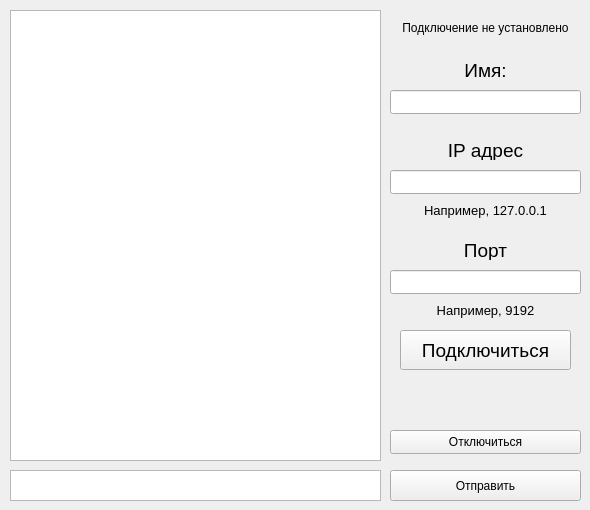
<?xml version="1.0" encoding="UTF-8"?>
<ui version="4.0">
 <class>ChatWindow</class>
 <widget class="QWidget" name="ChatWindow">
  <property name="geometry">
   <rect>
    <x>0</x>
    <y>0</y>
    <width>590</width>
    <height>510</height>
   </rect>
  </property>
  <property name="minimumSize">
   <size>
    <width>590</width>
    <height>510</height>
   </size>
  </property>
  <property name="maximumSize">
   <size>
    <width>590</width>
    <height>510</height>
   </size>
  </property>
  <property name="windowTitle">
   <string>Form</string>
  </property>
  <widget class="QPushButton" name="disconectButton">
   <property name="geometry">
    <rect>
     <x>390</x>
     <y>430</y>
     <width>191</width>
     <height>24</height>
    </rect>
   </property>
   <property name="text">
    <string>Отключиться</string>
   </property>
  </widget>
  <widget class="QTextBrowser" name="chatBrowser">
   <property name="geometry">
    <rect>
     <x>10</x>
     <y>10</y>
     <width>371</width>
     <height>451</height>
    </rect>
   </property>
  </widget>
  <widget class="QTextEdit" name="messageText">
   <property name="geometry">
    <rect>
     <x>10</x>
     <y>470</y>
     <width>371</width>
     <height>31</height>
    </rect>
   </property>
  </widget>
  <widget class="QPushButton" name="sendButton">
   <property name="geometry">
    <rect>
     <x>390</x>
     <y>470</y>
     <width>191</width>
     <height>31</height>
    </rect>
   </property>
   <property name="text">
    <string>Отправить</string>
   </property>
  </widget>
  <widget class="QLabel" name="connectionLabel">
   <property name="geometry">
    <rect>
     <x>390</x>
     <y>20</y>
     <width>191</width>
     <height>16</height>
    </rect>
   </property>
   <property name="text">
    <string>Подключение не установлено</string>
   </property>
   <property name="alignment">
    <set>Qt::AlignCenter</set>
   </property>
  </widget>
  <widget class="QPushButton" name="connectButton">
   <property name="geometry">
    <rect>
     <x>400</x>
     <y>330</y>
     <width>171</width>
     <height>40</height>
    </rect>
   </property>
   <property name="font">
    <font>
     <pointsize>14</pointsize>
    </font>
   </property>
   <property name="text">
    <string>Подключиться</string>
   </property>
  </widget>
  <widget class="QLineEdit" name="nameEdit">
   <property name="geometry">
    <rect>
     <x>390</x>
     <y>90</y>
     <width>191</width>
     <height>24</height>
    </rect>
   </property>
   <property name="alignment">
    <set>Qt::AlignCenter</set>
   </property>
  </widget>
  <widget class="QLineEdit" name="ipEdit">
   <property name="geometry">
    <rect>
     <x>390</x>
     <y>170</y>
     <width>191</width>
     <height>24</height>
    </rect>
   </property>
   <property name="alignment">
    <set>Qt::AlignCenter</set>
   </property>
  </widget>
  <widget class="QLabel" name="portLabel">
   <property name="geometry">
    <rect>
     <x>380</x>
     <y>240</y>
     <width>211</width>
     <height>20</height>
    </rect>
   </property>
   <property name="sizePolicy">
    <sizepolicy hsizetype="Fixed" vsizetype="Fixed">
     <horstretch>0</horstretch>
     <verstretch>0</verstretch>
    </sizepolicy>
   </property>
   <property name="font">
    <font>
     <pointsize>14</pointsize>
    </font>
   </property>
   <property name="text">
    <string>Порт</string>
   </property>
   <property name="alignment">
    <set>Qt::AlignCenter</set>
   </property>
  </widget>
  <widget class="QLineEdit" name="portEdit">
   <property name="geometry">
    <rect>
     <x>390</x>
     <y>270</y>
     <width>191</width>
     <height>24</height>
    </rect>
   </property>
   <property name="alignment">
    <set>Qt::AlignCenter</set>
   </property>
  </widget>
  <widget class="QLabel" name="ipTipLabel">
   <property name="geometry">
    <rect>
     <x>380</x>
     <y>200</y>
     <width>211</width>
     <height>20</height>
    </rect>
   </property>
   <property name="sizePolicy">
    <sizepolicy hsizetype="Fixed" vsizetype="Fixed">
     <horstretch>0</horstretch>
     <verstretch>0</verstretch>
    </sizepolicy>
   </property>
   <property name="font">
    <font>
     <pointsize>10</pointsize>
    </font>
   </property>
   <property name="text">
    <string>Например, 127.0.0.1</string>
   </property>
   <property name="alignment">
    <set>Qt::AlignCenter</set>
   </property>
  </widget>
  <widget class="QLabel" name="portTipLabel">
   <property name="geometry">
    <rect>
     <x>380</x>
     <y>300</y>
     <width>211</width>
     <height>20</height>
    </rect>
   </property>
   <property name="sizePolicy">
    <sizepolicy hsizetype="Maximum" vsizetype="Maximum">
     <horstretch>0</horstretch>
     <verstretch>0</verstretch>
    </sizepolicy>
   </property>
   <property name="font">
    <font>
     <pointsize>10</pointsize>
    </font>
   </property>
   <property name="text">
    <string>Например, 9192</string>
   </property>
   <property name="alignment">
    <set>Qt::AlignCenter</set>
   </property>
  </widget>
  <widget class="QLabel" name="ipLabel">
   <property name="geometry">
    <rect>
     <x>380</x>
     <y>140</y>
     <width>211</width>
     <height>20</height>
    </rect>
   </property>
   <property name="sizePolicy">
    <sizepolicy hsizetype="Fixed" vsizetype="Fixed">
     <horstretch>0</horstretch>
     <verstretch>0</verstretch>
    </sizepolicy>
   </property>
   <property name="font">
    <font>
     <pointsize>14</pointsize>
    </font>
   </property>
   <property name="text">
    <string>IP адрес</string>
   </property>
   <property name="alignment">
    <set>Qt::AlignCenter</set>
   </property>
  </widget>
  <widget class="QLabel" name="nameLabel">
   <property name="geometry">
    <rect>
     <x>380</x>
     <y>60</y>
     <width>211</width>
     <height>20</height>
    </rect>
   </property>
   <property name="sizePolicy">
    <sizepolicy hsizetype="Fixed" vsizetype="Fixed">
     <horstretch>0</horstretch>
     <verstretch>0</verstretch>
    </sizepolicy>
   </property>
   <property name="font">
    <font>
     <pointsize>14</pointsize>
    </font>
   </property>
   <property name="text">
    <string>Имя:</string>
   </property>
   <property name="alignment">
    <set>Qt::AlignCenter</set>
   </property>
  </widget>
 </widget>
 <resources/>
 <connections/>
</ui>
